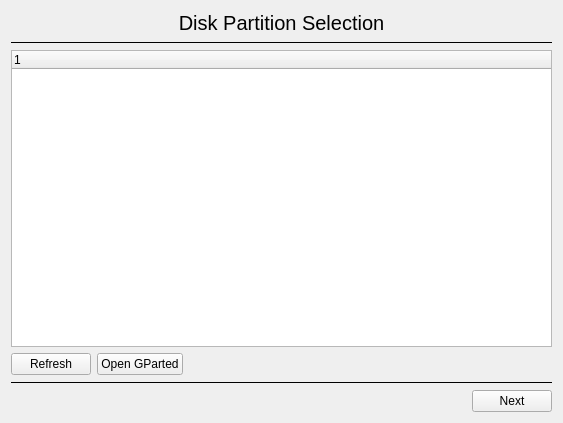
<?xml version="1.0" encoding="UTF-8"?>
<ui version="4.0">
 <class>DiscWidget</class>
 <widget class="QWidget" name="DiscWidget">
  <property name="geometry">
   <rect>
    <x>0</x>
    <y>0</y>
    <width>563</width>
    <height>423</height>
   </rect>
  </property>
  <property name="windowTitle">
   <string>Form</string>
  </property>
  <layout class="QVBoxLayout" name="verticalLayout">
   <item>
    <widget class="QLabel" name="label">
     <property name="styleSheet">
      <string notr="true">font-size: 20px;</string>
     </property>
     <property name="text">
      <string>Disk Partition Selection</string>
     </property>
     <property name="alignment">
      <set>Qt::AlignCenter</set>
     </property>
    </widget>
   </item>
   <item>
    <widget class="Line" name="line">
     <property name="frameShadow">
      <enum>QFrame::Plain</enum>
     </property>
     <property name="orientation">
      <enum>Qt::Horizontal</enum>
     </property>
    </widget>
   </item>
   <item>
    <widget class="QTreeWidget" name="treeWidget">
     <column>
      <property name="text">
       <string notr="true">1</string>
      </property>
     </column>
    </widget>
   </item>
   <item>
    <layout class="QHBoxLayout" name="horizontalLayout_2">
     <property name="topMargin">
      <number>0</number>
     </property>
     <item>
      <widget class="QPushButton" name="pushRefresh">
       <property name="text">
        <string>Refresh</string>
       </property>
      </widget>
     </item>
     <item>
      <widget class="QPushButton" name="pushGParted">
       <property name="text">
        <string>Open GParted</string>
       </property>
      </widget>
     </item>
     <item>
      <spacer name="horizontalSpacer_2">
       <property name="orientation">
        <enum>Qt::Horizontal</enum>
       </property>
       <property name="sizeHint" stdset="0">
        <size>
         <width>40</width>
         <height>20</height>
        </size>
       </property>
      </spacer>
     </item>
    </layout>
   </item>
   <item>
    <widget class="Line" name="line_2">
     <property name="frameShadow">
      <enum>QFrame::Plain</enum>
     </property>
     <property name="orientation">
      <enum>Qt::Horizontal</enum>
     </property>
    </widget>
   </item>
   <item>
    <layout class="QHBoxLayout" name="horizontalLayout">
     <property name="topMargin">
      <number>0</number>
     </property>
     <item>
      <spacer name="horizontalSpacer">
       <property name="orientation">
        <enum>Qt::Horizontal</enum>
       </property>
       <property name="sizeHint" stdset="0">
        <size>
         <width>40</width>
         <height>20</height>
        </size>
       </property>
      </spacer>
     </item>
     <item>
      <widget class="QPushButton" name="pushNext">
       <property name="text">
        <string>Next</string>
       </property>
      </widget>
     </item>
    </layout>
   </item>
  </layout>
 </widget>
 <resources/>
 <connections/>
</ui>
